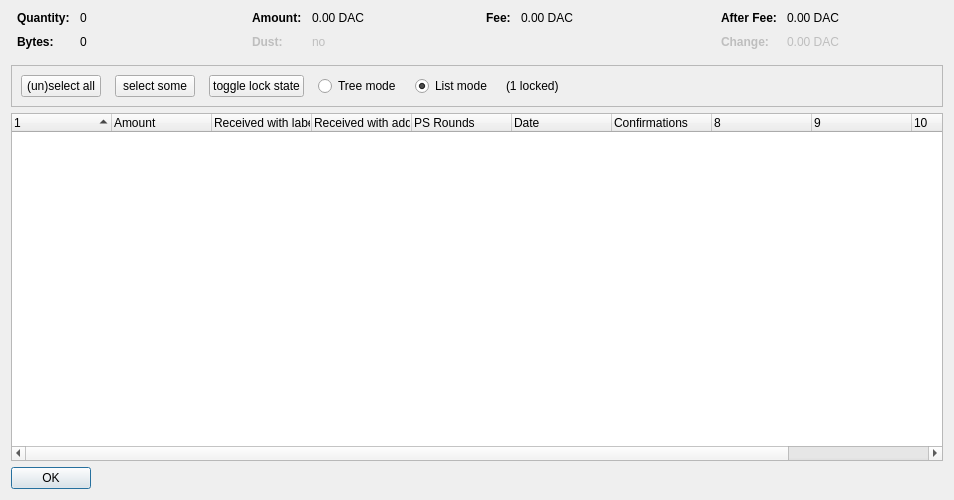
<?xml version="1.0" encoding="UTF-8"?>
<ui version="4.0">
 <class>CoinControlDialog</class>
 <widget class="QDialog" name="CoinControlDialog">
  <property name="geometry">
   <rect>
    <x>0</x>
    <y>0</y>
    <width>954</width>
    <height>500</height>
   </rect>
  </property>
  <property name="windowTitle">
   <string>Coin Selection</string>
  </property>
  <layout class="QVBoxLayout" name="verticalLayout">
   <item>
    <layout class="QHBoxLayout" name="horizontalLayoutTop" stretch="0,0,0,0">
     <property name="topMargin">
      <number>0</number>
     </property>
     <property name="bottomMargin">
      <number>10</number>
     </property>
     <item>
      <layout class="QFormLayout" name="formLayoutCoinControl1">
       <property name="horizontalSpacing">
        <number>10</number>
       </property>
       <property name="verticalSpacing">
        <number>10</number>
       </property>
       <property name="leftMargin">
        <number>6</number>
       </property>
       <property name="rightMargin">
        <number>6</number>
       </property>
       <item row="0" column="0">
        <widget class="QLabel" name="labelCoinControlQuantityText">
         <property name="font">
          <font>
           <weight>75</weight>
           <bold>true</bold>
          </font>
         </property>
         <property name="text">
          <string>Quantity:</string>
         </property>
        </widget>
       </item>
       <item row="0" column="1">
        <widget class="QLabel" name="labelCoinControlQuantity">
         <property name="cursor">
          <cursorShape>IBeamCursor</cursorShape>
         </property>
         <property name="contextMenuPolicy">
          <enum>Qt::ActionsContextMenu</enum>
         </property>
         <property name="text">
          <string notr="true">0</string>
         </property>
         <property name="textInteractionFlags">
          <set>Qt::LinksAccessibleByMouse|Qt::TextSelectableByKeyboard|Qt::TextSelectableByMouse</set>
         </property>
        </widget>
       </item>
       <item row="1" column="0">
        <widget class="QLabel" name="labelCoinControlBytesText">
         <property name="font">
          <font>
           <weight>75</weight>
           <bold>true</bold>
          </font>
         </property>
         <property name="text">
          <string>Bytes:</string>
         </property>
        </widget>
       </item>
       <item row="1" column="1">
        <widget class="QLabel" name="labelCoinControlBytes">
         <property name="cursor">
          <cursorShape>IBeamCursor</cursorShape>
         </property>
         <property name="contextMenuPolicy">
          <enum>Qt::ActionsContextMenu</enum>
         </property>
         <property name="text">
          <string notr="true">0</string>
         </property>
         <property name="textInteractionFlags">
          <set>Qt::LinksAccessibleByMouse|Qt::TextSelectableByKeyboard|Qt::TextSelectableByMouse</set>
         </property>
        </widget>
       </item>
      </layout>
     </item>
     <item>
      <layout class="QFormLayout" name="formLayoutCoinControl2">
       <property name="horizontalSpacing">
        <number>10</number>
       </property>
       <property name="verticalSpacing">
        <number>10</number>
       </property>
       <property name="leftMargin">
        <number>6</number>
       </property>
       <property name="rightMargin">
        <number>6</number>
       </property>
       <item row="0" column="0">
        <widget class="QLabel" name="labelCoinControlAmountText">
         <property name="font">
          <font>
           <weight>75</weight>
           <bold>true</bold>
          </font>
         </property>
         <property name="text">
          <string>Amount:</string>
         </property>
        </widget>
       </item>
       <item row="0" column="1">
        <widget class="QLabel" name="labelCoinControlAmount">
         <property name="cursor">
          <cursorShape>IBeamCursor</cursorShape>
         </property>
         <property name="contextMenuPolicy">
          <enum>Qt::ActionsContextMenu</enum>
         </property>
         <property name="text">
          <string notr="true">0.00 DAC</string>
         </property>
         <property name="textInteractionFlags">
          <set>Qt::LinksAccessibleByMouse|Qt::TextSelectableByKeyboard|Qt::TextSelectableByMouse</set>
         </property>
        </widget>
       </item>
       <item row="1" column="0">
        <widget class="QLabel" name="labelCoinControlLowOutputText">
         <property name="enabled">
          <bool>false</bool>
         </property>
         <property name="font">
          <font>
           <weight>75</weight>
           <bold>true</bold>
          </font>
         </property>
         <property name="text">
          <string>Dust:</string>
         </property>
        </widget>
       </item>
       <item row="1" column="1">
        <widget class="QLabel" name="labelCoinControlLowOutput">
         <property name="enabled">
          <bool>false</bool>
         </property>
         <property name="cursor">
          <cursorShape>IBeamCursor</cursorShape>
         </property>
         <property name="contextMenuPolicy">
          <enum>Qt::ActionsContextMenu</enum>
         </property>
         <property name="text">
          <string notr="true">no</string>
         </property>
         <property name="textInteractionFlags">
          <set>Qt::LinksAccessibleByMouse|Qt::TextSelectableByKeyboard|Qt::TextSelectableByMouse</set>
         </property>
        </widget>
       </item>
      </layout>
     </item>
     <item>
      <layout class="QFormLayout" name="formLayoutCoinControl3">
       <property name="horizontalSpacing">
        <number>10</number>
       </property>
       <property name="verticalSpacing">
        <number>10</number>
       </property>
       <property name="leftMargin">
        <number>6</number>
       </property>
       <property name="rightMargin">
        <number>6</number>
       </property>
       <item row="0" column="0">
        <widget class="QLabel" name="labelCoinControlFeeText">
         <property name="font">
          <font>
           <weight>75</weight>
           <bold>true</bold>
          </font>
         </property>
         <property name="text">
          <string>Fee:</string>
         </property>
        </widget>
       </item>
       <item row="0" column="1">
        <widget class="QLabel" name="labelCoinControlFee">
         <property name="cursor">
          <cursorShape>IBeamCursor</cursorShape>
         </property>
         <property name="contextMenuPolicy">
          <enum>Qt::ActionsContextMenu</enum>
         </property>
         <property name="text">
          <string notr="true">0.00 DAC</string>
         </property>
         <property name="textInteractionFlags">
          <set>Qt::LinksAccessibleByMouse|Qt::TextSelectableByKeyboard|Qt::TextSelectableByMouse</set>
         </property>
        </widget>
       </item>
      </layout>
     </item>
     <item>
      <layout class="QFormLayout" name="formLayoutCoinControl4">
       <property name="horizontalSpacing">
        <number>10</number>
       </property>
       <property name="verticalSpacing">
        <number>10</number>
       </property>
       <property name="leftMargin">
        <number>6</number>
       </property>
       <property name="rightMargin">
        <number>6</number>
       </property>
       <item row="0" column="0">
        <widget class="QLabel" name="labelCoinControlAfterFeeText">
         <property name="font">
          <font>
           <weight>75</weight>
           <bold>true</bold>
          </font>
         </property>
         <property name="text">
          <string>After Fee:</string>
         </property>
        </widget>
       </item>
       <item row="0" column="1">
        <widget class="QLabel" name="labelCoinControlAfterFee">
         <property name="cursor">
          <cursorShape>IBeamCursor</cursorShape>
         </property>
         <property name="contextMenuPolicy">
          <enum>Qt::ActionsContextMenu</enum>
         </property>
         <property name="text">
          <string notr="true">0.00 DAC</string>
         </property>
         <property name="textInteractionFlags">
          <set>Qt::LinksAccessibleByMouse|Qt::TextSelectableByKeyboard|Qt::TextSelectableByMouse</set>
         </property>
        </widget>
       </item>
       <item row="1" column="0">
        <widget class="QLabel" name="labelCoinControlChangeText">
         <property name="enabled">
          <bool>false</bool>
         </property>
         <property name="font">
          <font>
           <weight>75</weight>
           <bold>true</bold>
          </font>
         </property>
         <property name="text">
          <string>Change:</string>
         </property>
        </widget>
       </item>
       <item row="1" column="1">
        <widget class="QLabel" name="labelCoinControlChange">
         <property name="enabled">
          <bool>false</bool>
         </property>
         <property name="cursor">
          <cursorShape>IBeamCursor</cursorShape>
         </property>
         <property name="contextMenuPolicy">
          <enum>Qt::ActionsContextMenu</enum>
         </property>
         <property name="text">
          <string notr="true">0.00 DAC</string>
         </property>
         <property name="textInteractionFlags">
          <set>Qt::LinksAccessibleByMouse|Qt::TextSelectableByKeyboard|Qt::TextSelectableByMouse</set>
         </property>
        </widget>
       </item>
      </layout>
     </item>
    </layout>
   </item>
   <item>
    <widget class="QFrame" name="frame">
     <property name="minimumSize">
      <size>
       <width>0</width>
       <height>40</height>
      </size>
     </property>
     <property name="frameShape">
      <enum>QFrame::StyledPanel</enum>
     </property>
     <property name="frameShadow">
      <enum>QFrame::Sunken</enum>
     </property>
     <layout class="QHBoxLayout" name="horizontalLayout">
      <item>
       <layout class="QHBoxLayout" name="horizontalLayoutPanel" stretch="0,0,0,0,0,0,0">
        <property name="spacing">
         <number>14</number>
        </property>
        <item>
         <widget class="QPushButton" name="pushButtonSelectAll">
          <property name="sizePolicy">
           <sizepolicy hsizetype="Maximum" vsizetype="Fixed">
            <horstretch>0</horstretch>
            <verstretch>0</verstretch>
           </sizepolicy>
          </property>
          <property name="text">
           <string>(un)select all</string>
          </property>
          <property name="autoDefault">
           <bool>false</bool>
          </property>
         </widget>
        </item>
        <item>
         <widget class="QPushButton" name="pushButtonSelectSome">
          <property name="text">
           <string>select some</string>
          </property>
          <property name="autoDefault">
           <bool>false</bool>
          </property>
         </widget>
        </item>
        <item>
         <widget class="QPushButton" name="pushButtonToggleLock">
          <property name="sizePolicy">
           <sizepolicy hsizetype="Maximum" vsizetype="Fixed">
            <horstretch>0</horstretch>
            <verstretch>0</verstretch>
           </sizepolicy>
          </property>
          <property name="text">
           <string>toggle lock state</string>
          </property>
          <property name="autoDefault">
           <bool>false</bool>
          </property>
         </widget>
        </item>
        <item>
         <widget class="QRadioButton" name="radioTreeMode">
          <property name="sizePolicy">
           <sizepolicy hsizetype="Maximum" vsizetype="Fixed">
            <horstretch>0</horstretch>
            <verstretch>0</verstretch>
           </sizepolicy>
          </property>
          <property name="text">
           <string>Tree mode</string>
          </property>
         </widget>
        </item>
        <item>
         <widget class="QRadioButton" name="radioListMode">
          <property name="sizePolicy">
           <sizepolicy hsizetype="Maximum" vsizetype="Fixed">
            <horstretch>0</horstretch>
            <verstretch>0</verstretch>
           </sizepolicy>
          </property>
          <property name="text">
           <string>List mode</string>
          </property>
          <property name="checked">
           <bool>true</bool>
          </property>
         </widget>
        </item>
        <item>
         <widget class="QLabel" name="labelLocked">
          <property name="text">
           <string>(1 locked)</string>
          </property>
         </widget>
        </item>
        <item>
         <spacer name="horizontalSpacer">
          <property name="orientation">
           <enum>Qt::Horizontal</enum>
          </property>
          <property name="sizeHint" stdset="0">
           <size>
            <width>40</width>
            <height>20</height>
           </size>
          </property>
         </spacer>
        </item>
       </layout>
      </item>
     </layout>
    </widget>
   </item>
   <item>
    <widget class="CoinControlTreeWidget" name="treeWidget">
     <property name="contextMenuPolicy">
      <enum>Qt::CustomContextMenu</enum>
     </property>
     <property name="sortingEnabled">
      <bool>false</bool>
     </property>
     <property name="columnCount">
      <number>11</number>
     </property>
     <attribute name="headerShowSortIndicator" stdset="0">
      <bool>true</bool>
     </attribute>
     <attribute name="headerStretchLastSection">
      <bool>false</bool>
     </attribute>
     <column>
      <property name="text">
       <string/>
      </property>
     </column>
     <column>
      <property name="text">
       <string>Amount</string>
      </property>
     </column>
     <column>
      <property name="text">
       <string>Received with label</string>
      </property>
     </column>
     <column>
      <property name="text">
       <string>Received with address</string>
      </property>
     </column>
     <column>
      <property name="text">
       <string>PS Rounds</string>
      </property>
     </column>
     <column>
      <property name="text">
       <string>Date</string>
      </property>
     </column>
     <column>
      <property name="text">
       <string>Confirmations</string>
      </property>
      <property name="toolTip">
       <string>Confirmed</string>
      </property>
     </column>
     <column>
      <property name="text">
       <string/>
      </property>
     </column>
     <column>
      <property name="text">
       <string/>
      </property>
     </column>
     <column>
      <property name="text">
       <string/>
      </property>
     </column>
     <column>
      <property name="text">
       <string/>
      </property>
     </column>
    </widget>
   </item>
   <item>
    <widget class="QDialogButtonBox" name="buttonBox">
     <property name="sizePolicy">
      <sizepolicy hsizetype="Maximum" vsizetype="Fixed">
       <horstretch>0</horstretch>
       <verstretch>0</verstretch>
      </sizepolicy>
     </property>
     <property name="orientation">
      <enum>Qt::Horizontal</enum>
     </property>
     <property name="standardButtons">
      <set>QDialogButtonBox::Ok</set>
     </property>
    </widget>
   </item>
  </layout>
 </widget>
 <customwidgets>
  <customwidget>
   <class>CoinControlTreeWidget</class>
   <extends>QTreeWidget</extends>
   <header>coincontroltreewidget.h</header>
  </customwidget>
 </customwidgets>
 <resources/>
 <connections/>
</ui>
